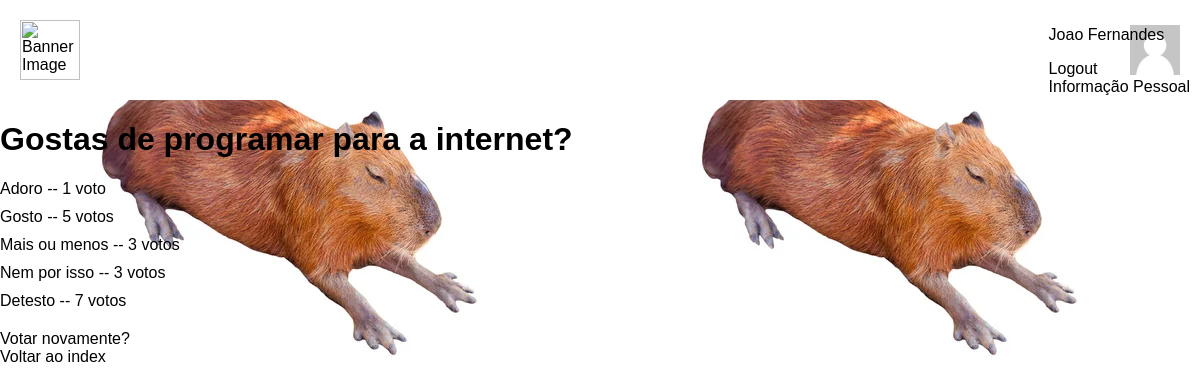
The app's page /3/resultados (signed in) with its own data.
### votacao/models.py (models this page shows, shortened)
class Questao(models.Model):
        questao_texto =  models.CharField(max_length=200)
        pub_data = models.DateTimeField('data depublicacao')

class Opcao(models.Model):
        questao = models.ForeignKey(Questao,on_delete=models.CASCADE)
        opcao_texto = models.CharField(max_length=200)
        votos = models.IntegerField(default=0)

### votacao/views.py (the view)
# urls.py: path('<int:questao_id>/resultados', views.resultados, name='resultados'),
def resultados(request, questao_id):
    questao = get_object_or_404(Questao, pk=questao_id)
    return render(request, 'votacao/resultados.html', {'questao': questao})

### votacao/templates/votacao/resultados.html
{% extends "votacao/index.html" %}
{% block conteudo %}
<h1>{{ questao.questao_texto }}</h1>
<ul>
    {% for opcao in questao.opcao_set.all %}
        <li>{{ opcao.opcao_texto }} --
            {{ opcao.votos }}
            voto{{ opcao.votos|pluralize }}</li>
    {% endfor %}
</ul>
<a href="{% url 'votacao:detalhe' questao.id %}">Votar novamente?</a> <br/>
<a href="{% url 'votacao:index' %}">Voltar ao index</a>
{% endblock %}

### votacao/templates/votacao/index.html (shortened to what this page needs)
<head>
    {% load static %}
    <link rel="stylesheet" type="text/css" href="{% static 'votacao/css/mystyle.css' %}">
</head>
<header>
    {% load static %}
    <div class="banner">
      <img src="https://conhecimentoinovacao.iscte-iul.pt/wp-content/uploads/2021/02/rgb_iscte_pt_horizontal_positive.png" alt="Banner Image">
    </div>
    {% block logina %}
    <div class="username">
      {% if not request.user.is_authenticated %}
        <div style="position:fixed; top:10px; right:10px">
            <a href="{% url 'votacao:registo' %}">
                Registar
            </a>
            <br/>
            <a href="{% url 'votacao:loginpage' %}">
                Login
            </a>
        </div>
    {% else %}
        <div style="position:fixed; top:10px; right:10px">
            <p style="display:inline-block"> {{ user.get_username }}</p>
            <br/>
            <a href="{% url 'votacao:logoutview' %}">
                Logout
            </a>
             <br/>
             <a href="{% url 'votacao:personal' %}">
                Informação Pessoal
            </a>
        </div>
        <div>
            {% if request.user.aluno.image %}
                <img src="{{request.user.aluno.image }}" height="50">
            {% else %}
                <img src="{% static 'votacao/images/user.png' %}" height="50">
            {% endif %}
        </div>
    {% endif %}
    </div>
    {% endblock %}
</header>
{% block conteudo %}{% endblock %}

### votacao/static/votacao/css/mystyle.css (style rules this page uses)
header { display: flex; justify-content: space-between; align-items: center; padding: 20px; background-color: #FFF; box-shadow: 0px 5px 10px rgba(255, 255, 255, 0.1); }
.banner img { height: 60px; }
ul { list-style-type: none; margin: 20px 0; padding: 0; }
li { margin-bottom: 10px; }
a { color: rgb(0, 0, 0); text-decoration: none; }

### records on screen
Questao: questao_texto "Gostas de programar para a internet?"
Opcao: opcao_texto "Adoro", votos "1"
Opcao: opcao_texto "Gosto", votos "5"
Opcao: opcao_texto "Mais ou menos", votos "3"
Opcao: opcao_texto "Nem por isso", votos "3"
Opcao: opcao_texto "Detesto", votos "7"

### other values on screen
{{ user.get_username }} "Joao Fernandes"
